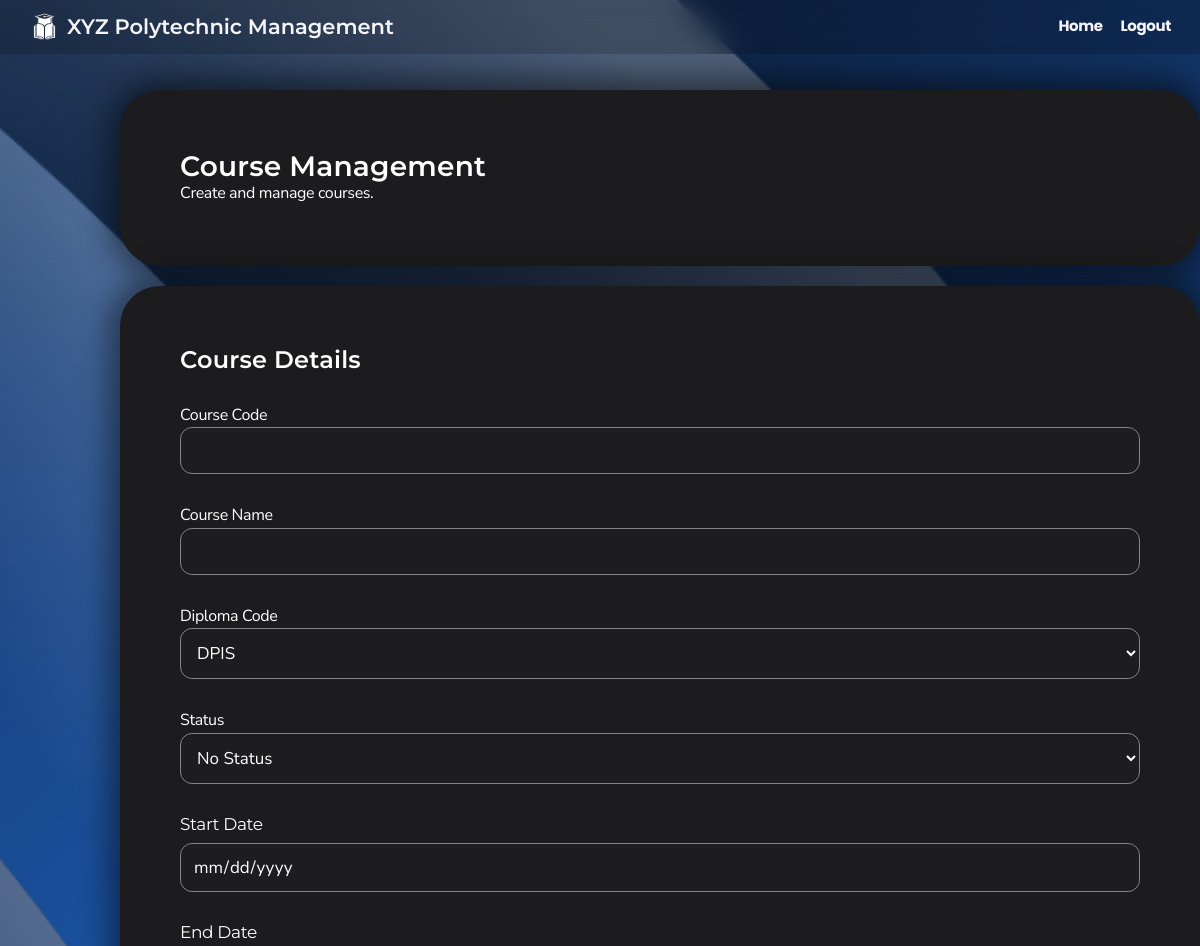
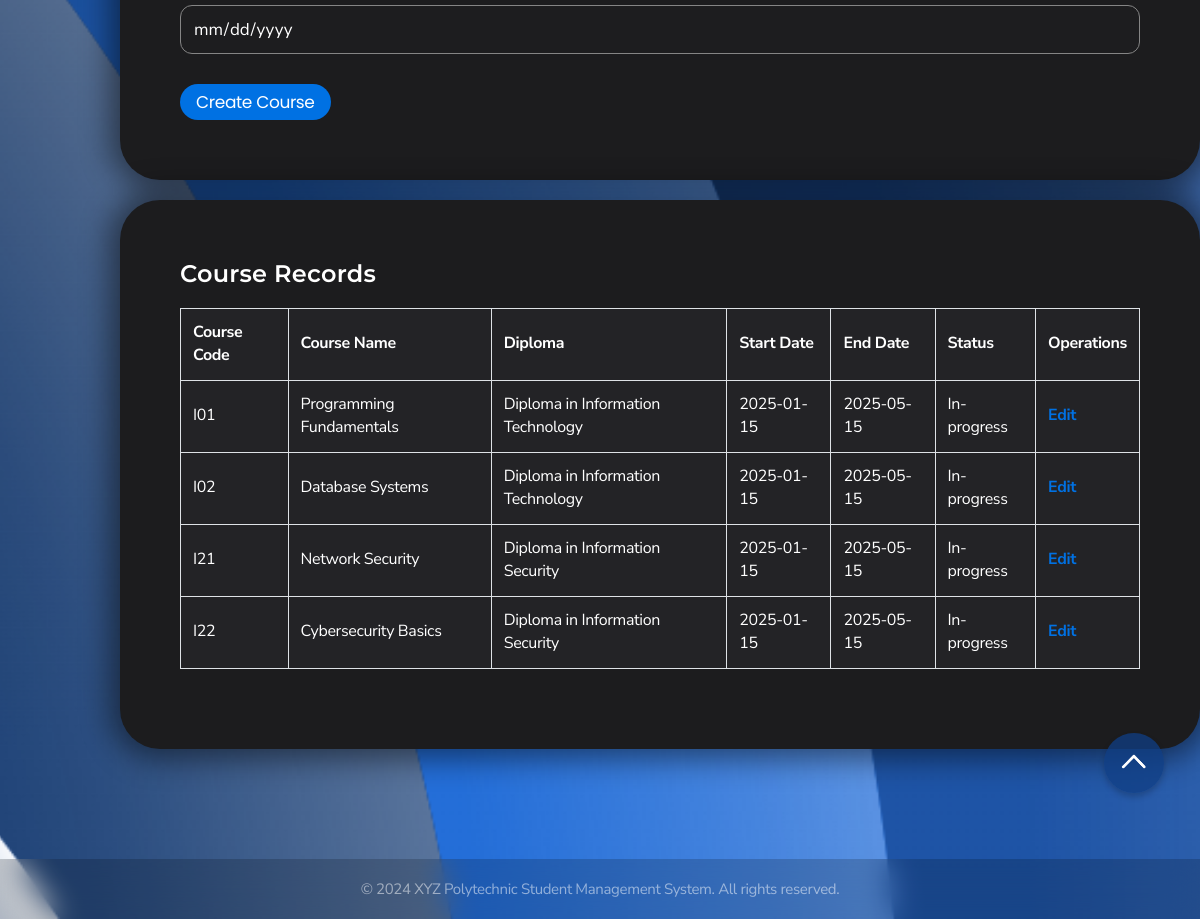
The app's page /CRUD3/faculty_course_create_form.php (signed in) with its own data (2 pictures, top to bottom).
### tables this page shows
CREATE TABLE `course` (
  `course_code` varchar(3) NOT NULL,
  `course_name` varchar(50) NOT NULL,
  `diploma_code` varchar(5) NOT NULL,
  `course_start_date` date DEFAULT NULL,
  `course_end_date` date DEFAULT NULL,
  `status` enum('To start','No Status','In-progress','Ended') DEFAULT NULL
);

CREATE TABLE `diploma` (
  `diploma_code` varchar(5) NOT NULL,
  `diploma_name` varchar(50) NOT NULL,
  `school_code` varchar(3) NOT NULL
);

### CRUD3/faculty_course_create_form.php (the view, shortened to what this page needs)
<?php
$con = mysqli_connect("localhost","root","","xyz polytechnic");
$faculty_id = $_SESSION['session_identification_code'];
$school_query = $con->prepare("
    SELECT f.school_code
    FROM faculty f
    WHERE f.faculty_identification_code = ?
");
$school_query->bind_param('s', $faculty_id);
$school_query->execute();
$school_result = $school_query->get_result();
$school_row = $school_result->fetch_assoc();
$school_code = $school_row['school_code'];
$diploma_query = $con->prepare("
    SELECT diploma_code, diploma_name
    FROM diploma
    WHERE school_code = ?
");
$diploma_query->bind_param('s', $school_code);
$diploma_query->execute();
$diplomas = $diploma_query->get_result();
?>
<!DOCTYPE html>
<html lang="en">
<head>
    <link rel="stylesheet" href="../styles.css">
</head>
<body>
    <div class="navbar">
        <div class="navbar-brand">
            <img src="../logo.png" alt="XYZ Polytechnic Logo" class="school-logo">
            <h1>XYZ Polytechnic Management</h1>
        </div>
        <nav>
            <a href="../faculty_dashboard.php">Home</a>
            <a href="../logout.php">Logout</a>
        </nav>
    </div>
    <div class="container">
        <div class="card">
            <h2>Course Management</h2>
            <p>Create and manage courses.</p>
        </div>
        <div class="card">
            <h3>Course Details</h3>
            <form method="POST" action="faculty_course_create.php" onsubmit="return validateDates()">
                <div class="form-group">
                    <label>Course Code</label>
                    <input type="text" name="course_code" pattern="[A-Z]{1}\d{2}" title="Format: 1 uppercase letter followed by 2 digits" required>
                </div>
                <div class="form-group">
                    <label>Course Name</label>
                    <input type="text" name="course_name" required>
                </div>
                <div class="form-group">
                    <label>Diploma Code</label>
                    <select name="diploma_code">
                        <?php while($row = $diplomas->fetch_assoc()): ?>
                            <option value="<?= $row['diploma_code'] ?>"><?= $row['diploma_code'] ?></option>
                        <?php endwhile; ?>
                    </select>
                </div>
                <div class="form-group">
                    <label>Status</label>
                    <select name="status" onchange="toggleDateFields()" required>
                        <option value="No Status" selected>No Status</option>
                    </select>
                </div>
                <div class="form-group">
                    <label class="label">Start Date</label>
                    <input type="date" name="course_start_date"
                        value="<?php echo $course_row['course_start_date'] ? htmlspecialchars($course_row['course_start_date']) : ''; ?>">
                </div>
                <div class="form-group">
                    <label class="label">End Date</label>
                    <input type="date" name="course_end_date"
                        value="<?php echo $course_row['course_end_date'] ? htmlspecialchars($course_row['course_end_date']) : ''; ?>">
                </div>
                <button type="submit">Create Course</button>
            </form>
        </div>
        <div class="card">
            <h3>Course Records</h3>
            <button id="scrollToTop" class="button" onclick="scroll_to_top()"><img src="../scroll_up.png" alt="Scroll to top"></button>
            <?php
            $course_query = "SELECT c.*, d.diploma_name
                           FROM course c
                           JOIN diploma d ON c.diploma_code = d.diploma_code
                           WHERE d.school_code = ?
                           ORDER BY c.course_code";
            $course_stmt = $con->prepare($course_query);
            $course_stmt->bind_param('s', $school_code);
            $course_stmt->execute();
            $course_result = $course_stmt->get_result();
            if ($course_result->num_rows > 0) {
                echo '<table border="1" bgcolor="white" align="center">';
                echo '<tr>
                        <th>Course Code</th>
                        <th>Course Name</th>
                        <th>Diploma</th>
                        <th>Start Date</th>
                        <th>End Date</th>
                        <th>Status</th>
                        <th>Operations</th>
                    </tr>';
                while ($course_row = $course_result->fetch_assoc()) {
                    echo '<tr>';
                    echo '<td>' . htmlspecialchars($course_row['course_code']) . '</td>';
                    echo '<td>' . htmlspecialchars($course_row['course_name']) . '</td>';
                    echo '<td>' . htmlspecialchars($course_row['diploma_name']) . '</td>';
                    echo '<td>' . ($course_row['course_start_date'] ? htmlspecialchars(date('Y-m-d', strtotime($course_row['course_start_date']))) : 'No Start Date') . '</td>';
                    echo '<td>' . ($course_row['course_end_date'] ? htmlspecialchars(date('Y-m-d', strtotime($course_row['course_end_date']))) : 'No End Date') . '</td>';
                    echo '<td>' . htmlspecialchars($course_row['status']) . '</td>';
                    echo '<td><a href="faculty_course_update_form.php?course_code=' . htmlspecialchars($course_row['course_code']) . '">Edit</a></td>';
                    echo '</tr>';
                }
                echo '</table>';
            } else {
                echo '<p class="text-center">No courses found for your school.</p>';
            }
            ?>
        </div>
    </div>
</body>
<footer class="footer">
        <p>&copy; 2024 XYZ Polytechnic Student Management System. All rights reserved.</p>
</footer>
</html>

### styles.css (style rules this page uses)
* { margin: 0; padding: 0; box-sizing: border-box; }
body { font-family: 'Nunito Sans', sans-serif; line-height: 1.47059; font-weight: 400; letter-spacing: -.022em; background-image: url('background.png'); background-size: cover; background-position: center; background-repeat: no-repeat; background-attachment: fixed; background-color: #1c1c1e; color: #ffffff; min-height: 100vh; display: flex; flex-direction: column; -webkit-font-smoothing: antialiased; }
h1, h2, h3, h4, h5, h6 { font-family: 'Montserrat', sans-serif; font-weight: 600; }
h1 { font-size: 40px; line-height: 1.1; letter-spacing: 0; }
h2 { font-size: 28px; line-height: 1.14286; letter-spacing: .007em; }
h3 { font-size: 24px; line-height: 1.16667; letter-spacing: .009em; }
button, .button { font-family: 'Poppins', sans-serif; background-color: #0071e3; color: #fff; font-size: 17px; line-height: 1.17648; font-weight: 400; letter-spacing: -.022em; padding: 8px 16px; border-radius: 980px; border: none; cursor: pointer; transition: all 0.3s ease; }
a { color: #0071e3; margin-top: 20px; text-decoration: none; font-weight: bold; }
.navbar { background: #0000002d; backdrop-filter: saturate(100%) blur(15px); position: fixed; top: 0px; left: 0; right: 0; z-index: 9999; height: 54px; display: flex; align-items: center; justify-content: space-between; padding: 0 22px; }
.navbar-brand { display: flex; align-items: center; }
.navbar-brand h1 { color: #f5f5f7; font-size: 21px; margin: 0; }
.navbar a { font-family: 'Poppins', sans-serif; color: #f5f5f7; font-size: 15px; text-decoration: none; padding: 0 7px; opacity: 1; transition: opacity 0.3s; }
.school-logo { height: 45px; width: 45px; }
.container { max-width: 1080px; justify-content: center; align-items: center; min-height: calc(90vh - 44px - 57px); width: 90%; margin: 30px auto; padding: 60px; }
.card { background: #1c1c1e; border-radius: 40px; padding: 60px; margin-bottom: 20px; box-shadow: 0 0 30px 10px rgba(0, 0, 0, 0.485); transition: transform 0.3s ease, box-shadow 0.3s ease; width: 1080px; }
.form-group { margin-top:30px; margin-bottom: 30px; }
.label { font-family: 'Montserrat', sans-serif; display: block; font-size: 17px; line-height: 1.23536; font-weight: 400; letter-spacing: -.022em; margin-bottom: 8px; color: #ffffff; }
input[type="text"], input[type="email"], input[type="password"], input[type="date"], select, textarea { font-family: 'Nunito Sans', sans-serif; width: 100%; padding: 12px; font-size: 17px; line-height: 1.23536; border: 1.6px solid #858585; border-radius: 12px; background-color: #1d1d1f; color: #ffffff; transition: border-color 0.3s ease; }
table { width: 100%; border: 1px solid #ffffff; border-collapse: collapse; margin-bottom: 20px; margin-top: 20px; }
table th, table td { font-family: 'Nunito Sans', sans-serif; padding: 12px; border: 1px solid #dee2e6; text-align: left; background: #232326; }
.footer { padding: 20px; text-align: center; font-size: 15px; line-height: 1.33337; margin-top: auto; background: #0000002d; backdrop-filter: saturate(100%) blur(15px); color: rgba(255, 255, 255, 0.5); }
#scrollToTop { position: fixed; top: 90%; right: 3%; z-index: 1000; width: 60px; height: 60px; background-color: #113f84c2; color: #fff; border-radius: 50%; box-shadow: 0 4px 6px rgba(0, 0, 0, 0.2); transition: all 0.3s ease; border: none; display: flex; align-items: center; justify-content: center; cursor: pointer; }
#scrollToTop img { width: 30px; height: auto; pointer-events: none; }

### records on screen
course: course_code "I01", course_name "Programming Fundamentals", diploma_code.diploma_name "Diploma in Information Technology", course_start_date "2025-01-15", course_end_date "2025-05-15", status "In-progress"
course: course_code "I02", course_name "Database Systems", diploma_code.diploma_name "Diploma in Information Technology", course_start_date "2025-01-15", course_end_date "2025-05-15", status "In-progress"
course: course_code "I21", course_name "Network Security", diploma_code.diploma_name "Diploma in Information Security", course_start_date "2025-01-15", course_end_date "2025-05-15", status "In-progress"
course: course_code "I22", course_name "Cybersecurity Basics", diploma_code.diploma_name "Diploma in Information Security", course_start_date "2025-01-15", course_end_date "2025-05-15", status "In-progress"

### other values on screen
form field diploma_code "DPIS"
